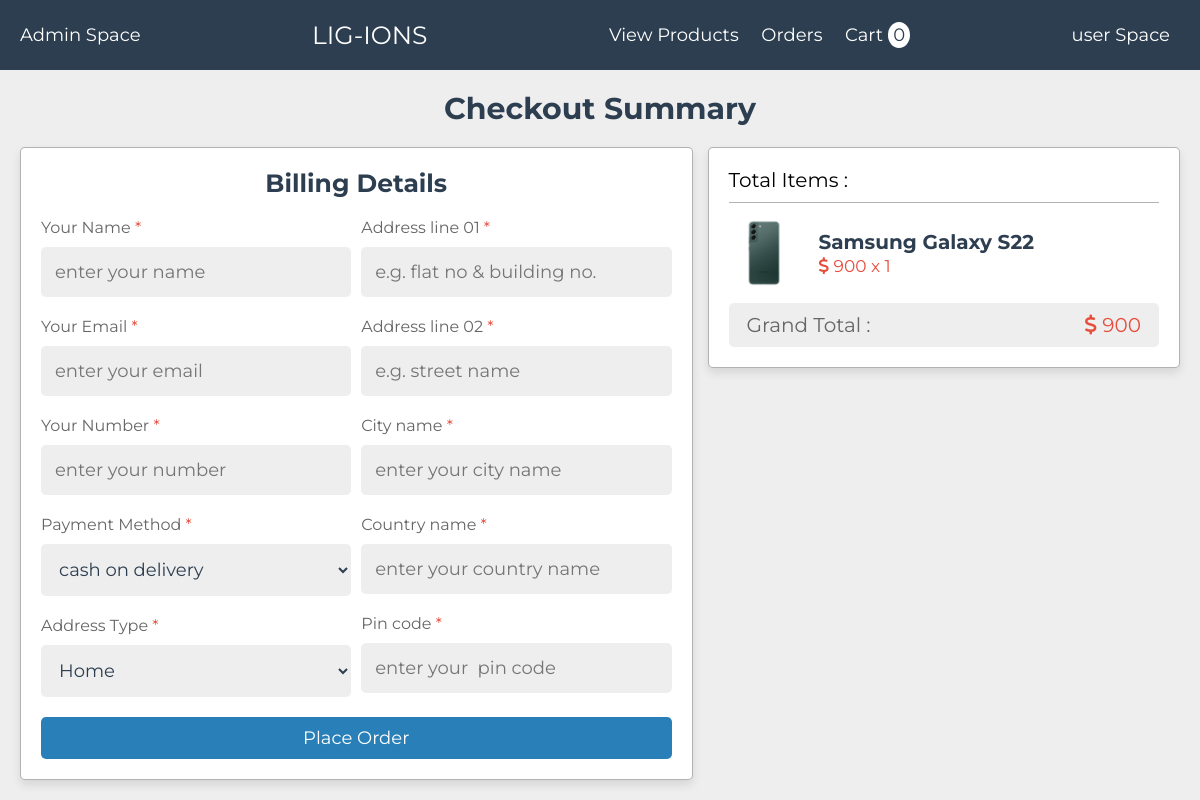
/checkout.php?get_id=5, run on the app's committed database.
### tables this page shows
CREATE TABLE `products` (
  `id` int(11) NOT NULL,
  `name` varchar(50) NOT NULL,
  `price` varchar(10) NOT NULL,
  `image` varchar(50) NOT NULL
);

### checkout.php (the view, shortened to what this page needs)
<?php
include 'components/connect.php';
if(isset($_GET['get_id'])){
    $get_id = $_GET['get_id'];
}else{
    $get_id = '';
}
?>
<!DOCTYPE html>
<html lang="en">
<head>
    <link rel="stylesheet" href="https://cdnjs.cloudflare.com/ajax/libs/font-awesome/6.4.0/css/all.min.css">
    <link rel="stylesheet" href="css/style.css">
</head>
<body>
<?php include 'components/header.php'; ?>
<section class="checkout">
        <h1 class="heading">Checkout Summary</h1>
        <div class="row">
            <form action="" method="POST">
                <h3>Billing Details</h3>
                <div class="flex">
                    <div class="box">
                    <p>Your Name <span>*</span></p>
                    <input type="text" name="name" required maxlength="50" placeholder="enter your name" class="input">
                    <p>Your Email <span>*</span></p>
                    <input type="email" name="email" required maxlength="50" placeholder="enter your email" class="input">
                    <p>Your Number <span>*</span></p>
                    <input type="number" name="number" required maxlength="10" min="0" max="9999999999" placeholder="enter your number" class="input">
                    <p>Payment Method <span>*</span></p>
                    <select name="method" class="input" required>
                        <option value="cash on delivery">cash on delivery</option>
                    </select>
                    <p>Address Type <span>*</span></p>
                    <select name="address_type" class="input" required>
                        <option value="home">Home</option>
                    </select>
                    </div>
                    <div class="box">
                    <p>Address line 01  <span>*</span></p>
                    <input type="text" name="flat" required maxlength="50" placeholder="e.g. flat no & building no." class="input">
                    <p>Address line 02  <span>*</span></p>
                    <input type="text" name="street" required maxlength="50" placeholder="e.g. street name" class="input">
                    <p>City name <span>*</span></p>
                    <input type="text" name="city" required maxlength="50" placeholder="enter your city name" class="input">
                    <p>Country name <span>*</span></p>
                    <input type="text" name="country" required maxlength="50" placeholder="enter your country name" class="input">
                    <p>Pin code <span>*</span></p>
                    <input type="number" name="pin_code" required maxlength="9" min="0" max="999999" placeholder="enter your  pin code" class="input">
                    </div>
                </div>
                <input type="submit" value="Place Order" name="place_order" class="btn">
            </form>
            <div class="summary">
                <p class="title">total items :</p>
                <?php
                $grand_total = 0;
                if($get_id != ''){
                    $select_product = $conn->prepare("SELECT * FROM `products` WHERE id = ?");
                    $select_product->execute([$get_id]);
                    if($select_product->rowCount() > 0){
                        while ($fetch_product = $select_product->fetch(PDO::FETCH_ASSOC)){
                            $grand_total = $fetch_product['price'];
                ?>
                <div class="flex">
                            <img src="uploaded_files/<?= $fetch_product['image']; ?>" alt="">
                            <div>
                                <h3 class="name"><?= $fetch_product['name']; ?></h3>
                                <p class="price"><i class="fa-solid fa-dollar-sign"></i> <?= $fetch_product['price'];?> x 1</p>
                            </div>
                </div>
                <?php
                            }
                        }else{
                            echo '<p class="empty">product was not found !</p>';
                        }
                 }
                ?>
                <p class="grand-total">Grand Total : <span><i class="fa-solid fa-dollar-sign"></i> <?=$grand_total; ?></span></p>
            </div>
        </div>
</section>
</body>
</html>

### css/style.css (style rules this page uses)
:root { --main-color:#2980b9; --red: #e74c3c; --orange: #f39c12; --light-color: #666; --light-bg: #eee; --white: #fff; --black: #2c3e50; --border: .1rem solid rgba(0,0,0,.3); --box-shodow: 0 .5rem 1rem rgba(0,0,0,.1); }
* { font-family: 'montserrat', sans-serif; margin: 0;padding: 0; box-sizing: border-box; outline: none;border: none; text-decoration: none; }
html { font-size: 62.5%; overflow-x: hidden; }
body { background-color: var(--light-bg); }
section { padding: 2rem; margin: 0 auto; max-width: 1200px; }
.heading { font-size: 3rem; color: var(--black); text-transform: capitalize; margin-bottom: 2rem; text-align: center; }
.btn, .btn-delete { display: block; width: 100%; text-align: center; margin-top: 1rem; border-radius: .5rem; color: var(--white); font-size: 1.8rem; text-transform: capitalize; cursor: pointer; padding: 1rem 3rem; }
.btn { background-color: var(--main-color); }
.checkout .row { display: flex; gap: 1.5rem; flex-wrap: wrap; align-items: flex-start; }
.checkout .row form { background-color: var(--white); box-shadow: var(--box-shodow); border: var(--border); border-radius: .5rem; padding: 2rem; flex: 1 1 50rem; }
.checkout .row form h3 { font-size: 2.5rem; color: var(--black); text-transform: capitalize; padding-bottom: 1rem; text-align: center; }
.checkout .row form .flex { display: flex; column-gap: 1rem; flex-wrap: wrap; }
.checkout .row form .flex .box { flex: 1 1 25rem; }
.checkout .row form .flex .box p { padding-top: 1rem; font-size: 1.6rem; color: var(--light-color); }
.checkout .row form .flex .box p span { color: var(--red); }
.checkout .row form .flex .box .input { width: 100%; margin: 1rem 0; background-color: var(--light-bg); border-radius: .5rem; padding: 1.4rem; font-size: 1.8rem; color: var(--black); }
.checkout .row .summary { flex: 1 1 30rem; background-color: var(--white); box-shadow: var(--box-shodow); border: var(--border); border-radius: .5rem; padding: 2rem; }
.checkout .row .summary .title { font-size: 2rem; color: var(-- --light-color); border-bottom: var(--border); padding-bottom: 1rem; margin-bottom: .5rem; text-transform: capitalize; }
.checkout .row .summary .flex { display: flex; align-items: center; gap: 2rem; margin: 1.5rem 0; }
.checkout .row .summary .flex img { height: 7rem; width: 7rem; object-fit: contain; }
.checkout .row .summary .flex .name { font-size: 2rem; color: var(--black); padding-bottom: .2rem; text-transform: capitalize; overflow-x: hidden; text-overflow: ellipsis; }
.checkout .row .summary .flex .price { font-size: 1.7rem; color: var(--red); }
.checkout .row .summary .grand-total { margin-top: 1rem; background-color: var(--light-bg); border-radius: .5rem; display: flex; align-items: center; justify-content: space-between; padding: 1rem 1.8rem; font-size: 2rem; color: var(--light-color); text-transform: capitalize; }
.checkout .row .summary .grand-total span { color: var(--red); }

### data on the page
products: image (picture), name "Samsung Galaxy S22", price "900"

### other printed values
$total_cart_items "0"
